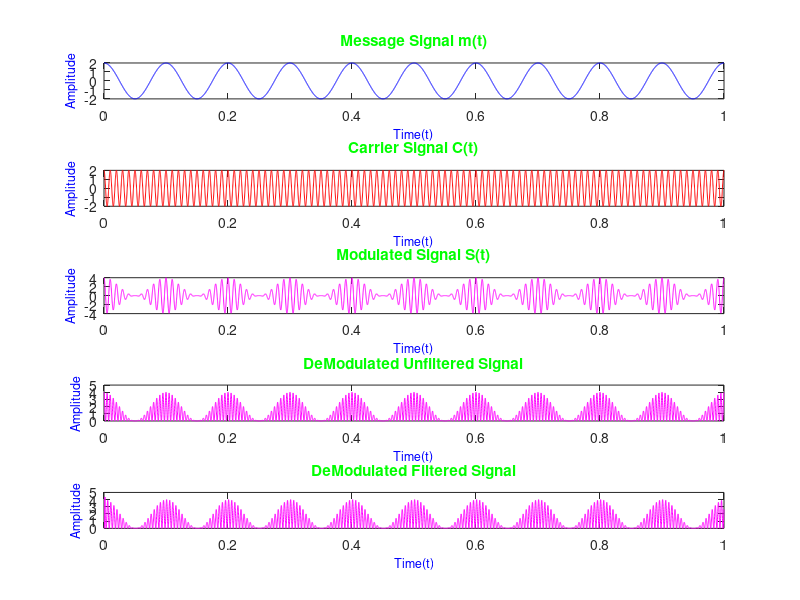

Recreate this plot in MATLAB.
%Abhishek Madhu
%Amplitude modulation simulation
%DAY 2 LAB

close all;
clear all;
clc;
t=0:0.0001:1;

% am=input('Enter Amplitude of message wave:  ');
% fm=input('Enter Frequency of message wave:  ');
% ac=input('Enter Amplitude of carrier wave:  ');
% fc=input('Enter Frequency of carrier wave:  ');


am=2; fm=10; %to debug
ac=2; fc=100; %to debug


mt = am*cos(2*pi*fm*t);
ct = ac*cos(2*pi*fc*t);

st = (ac+mt).*cos(2*pi*fc*t);




dt=st.*cos(2*pi*fc*t);

%BUTTER WORTH FILTER

fs = 1000;
[b, a] = butter(10, fc*2/fs);
x1=filter(b,a,dt);


subplot(5,1,1);
plot(t,mt,'b')
title('Message Signal m(t)', 'Color', 'green');
xlabel("Time(t)", 'Color', 'blue', 'FontSize', 9)
ylabel("Amplitude", 'Color', 'blue', 'FontSize', 9)

subplot(5,1,2);
plot(t,ct,'r')
title('Carrier Signal C(t)', 'Color', 'green');
xlabel("Time(t)", 'Color', 'blue', 'FontSize', 9)
ylabel("Amplitude", 'Color', 'blue', 'FontSize', 9)

subplot(5,1,3);
plot(t,st,'magenta')
title('Modulated Signal S(t)', 'Color', 'green');
xlabel("Time(t)", 'Color', 'blue', 'FontSize', 9)
ylabel("Amplitude", 'Color', 'blue', 'FontSize', 9)

subplot(5,1,4);
plot(t,dt,'magenta')
title('DeModulated Unfiltered Signal', 'Color', 'green');
xlabel("Time(t)", 'Color', 'blue', 'FontSize', 9)
ylabel("Amplitude", 'Color', 'blue', 'FontSize', 9)
ylim([0, 5])

subplot(5,1,5);
plot(t,x1,'magenta')
title('DeModulated Filtered Signal', 'Color', 'green');
xlabel("Time(t)", 'Color', 'blue', 'FontSize', 9)
ylabel("Amplitude", 'Color', 'blue', 'FontSize', 9)
ylim([0, 5])
